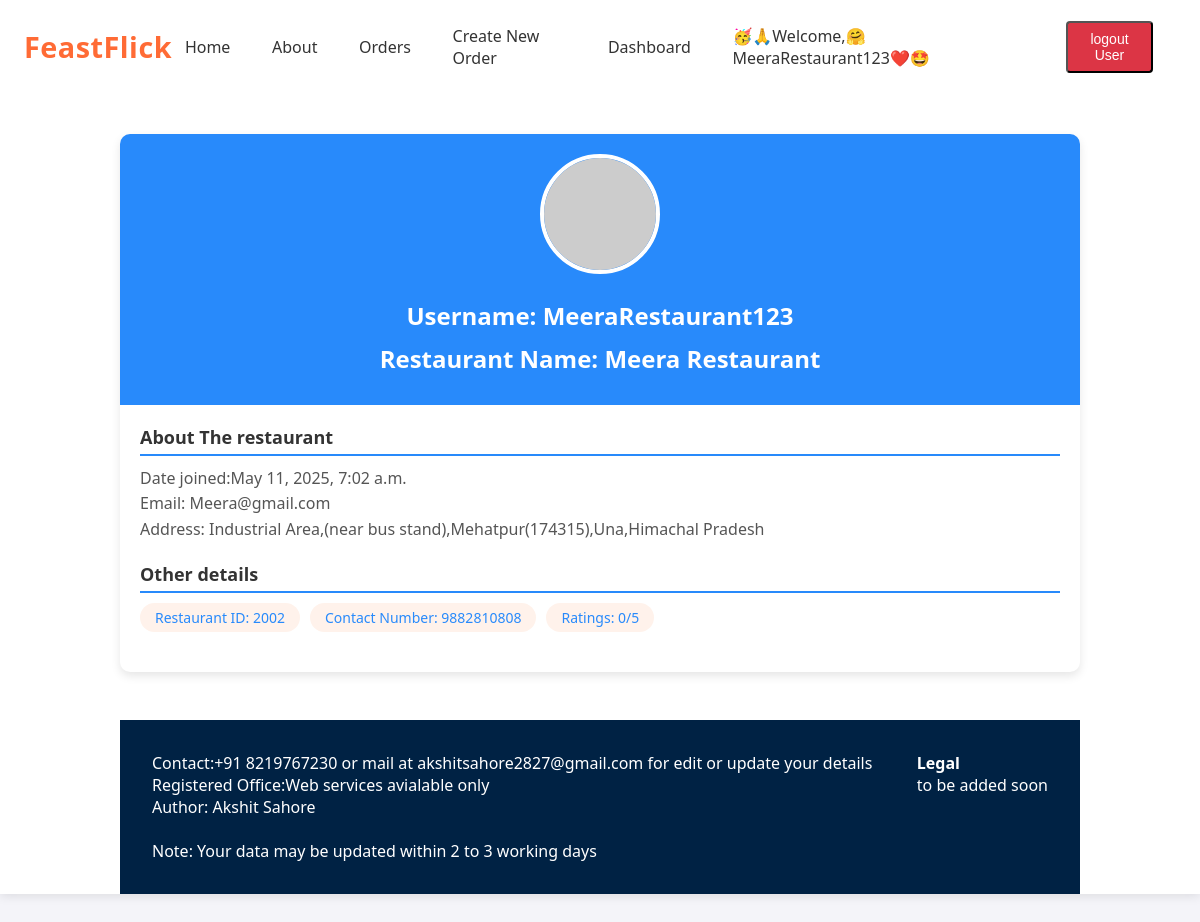
Page /user/cust/dash/ (signed in) on the committed database.
### User/models.py (models this page shows, shortened)
class StaffProfile(models.Model):
    user = models.OneToOneField(User, on_delete=models.CASCADE, related_name='staff_profile')
    Restaurant_id = models.IntegerField(unique=True,default=True)
    Restaurant_name=models.CharField(max_length=25,default=False,null=False)
    Restaurant_location = models.CharField(max_length=100)
    Contact_number = models.CharField(max_length=10, blank=True, null=True)

### User/views.py (the view)
# urls.py: path('cust/dash/', views.Dashboard, name='Dashboard'),
@login_required
def Dashboard(request):
    user=request.user
    staff_profile = StaffProfile.objects.get(user=request.user)
    ''' to get data from user model firstly,
        user=request.user
        and pass the context and then use it as normally'''
    context = {
        'data': staff_profile,
        'user': user,
    }
    return render(request,'user_dash.html', context)

### User/templates/user_dash.html (shortened to what this page needs)
{% extends "layout.html" %}
{%load static%}
{%block style%}
    <link rel="stylesheet" href="https://cdnjs.cloudflare.com/ajax/libs/font-awesome/6.4.0/css/all.min.css">
{%endblock style%}
{%block content%}
    <div class="container">
        <div class="profile-card">
            <div class="profile-header">
                <img src="https://via.placeholder.com/150" alt="User Avatar">
                <h1>Username: {{user.username}}</h1>
                <h1>Restaurant Name: {{data.Restaurant_name}}</h1>
            </div>
            <div class="profile-body">
                <div class="profile-section">
                    <h2>About The restaurant</h2>
                    <p> Date joined:{{user.date_joined}}</p>
                    <p>Email: {{user.email}}</p>
                    <p>Address: {{data.Restaurant_location}}</p>
                </div>
                <div class="profile-section">
                    <h2>Other details</h2>
                    <div class="skills-list">
                        <span class="skill">Restaurant ID: {{data.Restaurant_id}}</span>
                        <span class="skill">Contact Number: {{data.Contact_number}}</span>
                        <span class="skill">Ratings: 0/5</span>
                    </div>
            </div>
        </div>
    </div>
     <footer class="main-footer">
        <div class="footer-content">
            <div>
                <p>Contact:+91 8219767230 or mail at akshitsahore2827@gmail.com for edit or update your details</p>
                <p>Registered Office:Web services avialable only</p>
                <p>Author: Akshit Sahore</p>
                <br>
                <p>Note: Your data may be updated within 2 to 3 working days</p>
            </div>
            <div>
                <h4>Legal</h4>
                <ul>
                    <li><a href="/terms">to be added soon</a></li>
                </ul>
            </div>
        </div>
    </footer>
{%endblock content%}

### templates/layout.html (shortened to what this page needs)
<!DOCTYPE html>
<html lang="en">
<head>
    {%block style%} {%endblock style%}
</head>
<body>
    <header class="header">
        <nav class="nav">
            <div class="logo">FeastFlick</div>
            <div class="nav-links">
                <a href="/">Home</a>
                <a href="/about">About</a>
                <a href="/orders">Orders</a>
                {% if user.is_staff%}
                <a href="/orders/create">Create New Order</a>
                <a href="/user/cust/dash">Dashboard</a>
                {%endif%}
                {%if not user.is_authenticated %}
                <a href="/user/login_choice">Login</a>
                <a href="/user/register_choice">Register</a>
                {%else%}
                <a href=""style=''>🥳🙏Welcome,🤗 {{ user.username }}❤️🤩</a>
                <a href="/user/logout" ><form action="{% url 'users:logout'%}"  method="post">
                    <button style='background-color: #dc3545; color: white; padding: 8px 16px; text-decoration: none; border-radius: 4px; font-family: Arial, sans-serif; font-size: 14px; margin: 0 10px; cursor: pointer; transition: background-color 0.3s;'>logout User</button>
                </form></a>
                {% endif %}
            </div>
        </nav>
{%block content%}
{%endblock%}
</body>
</html>

### User/templates/user_dash.html (style rules this page uses)
* { margin: 0; padding: 0; box-sizing: border-box; }
body { font-family: 'Segoe UI', Tahoma, Geneva, Verdana, sans-serif; background-color: #f4f4f9; margin: 0; padding: 0; }
.header { background-color: #fff; box-shadow: 0 2px 10px rgba(0, 0, 0, 0.1); position: sticky; top: 0; z-index: 1000; }
.nav { display: flex; align-items: center; justify-content: space-between; max-width: 1200px; margin: 0 auto; padding: 0.8rem 1.5rem; }
.logo { font-size: 1.8rem; font-weight: 700; color: #ff6b35; text-decoration: none; letter-spacing: 0.5px; }
.nav-links { display: flex; align-items: center; gap: 1rem; }
.nav-links a { color: #333; text-decoration: none; font-weight: 500; font-size: 1rem; padding: 0.5rem 0.8rem; border-radius: 4px; transition: all 0.3s ease; }
.container { max-width: 1000px; margin: 40px auto; padding: 0 20px; }
.profile-card { background-color: white; border-radius: 10px; box-shadow: 0 4px 10px rgba(0, 0, 0, 0.1); overflow: hidden; }
.profile-header { background-color:rgb(40, 138, 251); color: white; padding: 20px; text-align: center; }
.profile-header img { width: 120px; height: 120px; border-radius: 50%; border: 4px solid white; margin-bottom: 10px; }
.profile-header h1 { margin: 10px 0; font-size: 24px; }
.profile-body { padding: 20px; }
.profile-section { margin-bottom: 20px; }
.profile-section h2 { font-size: 18px; margin-bottom: 10px; color: #333; border-bottom: 2px solid #288AFB; padding-bottom: 5px; }
.profile-section p { color: #555; line-height: 1.6; }
.skills-list { display: flex; flex-wrap: wrap; gap: 10px; }
.skill { background-color: #fff2eb; color: #288AFB; padding: 5px 15px; border-radius: 20px; font-size: 14px; }
.main-footer { background: #002244; color: white; padding: 2rem; margin-top: 3rem; }
.footer-content { max-width: 1200px; margin: 0 auto; display: flex; justify-content: space-between; flex-wrap: wrap; gap: 2rem; }
.footer-content a { color: #fff; text-decoration: none; }
.footer-content ul { list-style: none; padding: 0; }
.footer-content li { margin-bottom: 0.5rem; }

### rows in the picture
StaffProfile: Restaurant_name "Meera Restaurant", Restaurant_location "Industrial Area,(near bus stand),Mehatpur(174315),Una,Himachal Pradesh", Restaurant_id "2002", Contact_number "9882810808"

### other values in the picture
{{ user.username }} "MeeraRestaurant123"
{{ user.date_joined }} "May 11, 2025, 7:02 a.m."
{{ user.email }} "Meera@gmail.com"
